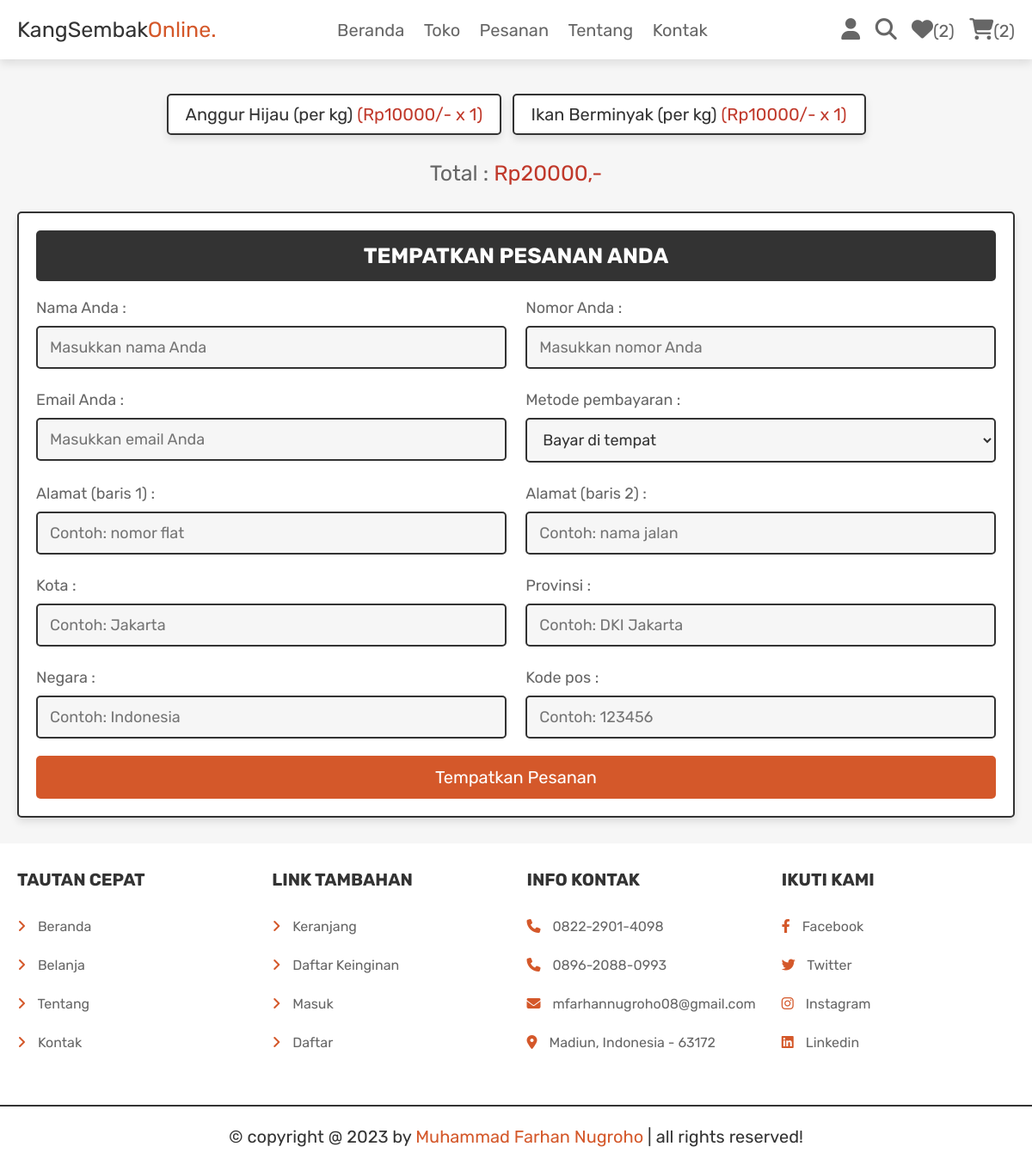
The app's page /checkout.php (signed in) with its own data.
### tables this page shows
CREATE TABLE `cart` (
  `id` int(100) NOT NULL,
  `user_id` int(100) NOT NULL,
  `pid` int(100) NOT NULL,
  `name` varchar(100) NOT NULL,
  `price` int(100) NOT NULL,
  `quantity` int(100) NOT NULL,
  `image` varchar(100) NOT NULL
);

### checkout.php (the view, shortened to what this page needs)
<?php
@include 'config.php';
$user_id = $_SESSION['user_id'];
?>
<!DOCTYPE html>
<html lang="en">
<head>
   <link rel="stylesheet" href="https://cdnjs.cloudflare.com/ajax/libs/font-awesome/6.1.1/css/all.min.css">
   <link rel="stylesheet" href="css/style.css">
</head>
<body>
<?php include 'header.php'; ?>
<section class="display-orders">
   <?php
      $cart_grand_total = 0;
      $select_cart_items = $conn->prepare("SELECT * FROM `cart` WHERE user_id = ?");
      $select_cart_items->execute([$user_id]);
      if($select_cart_items->rowCount() > 0){
         while($fetch_cart_items = $select_cart_items->fetch(PDO::FETCH_ASSOC)){
            $cart_total_price = ($fetch_cart_items['price'] * $fetch_cart_items['quantity']);
            $cart_grand_total += $cart_total_price;
   ?>
   <p> <?= $fetch_cart_items['name']; ?> <span>(<?= 'Rp'.$fetch_cart_items['price'].'/- x '. $fetch_cart_items['quantity']; ?>)</span> </p>
   <?php
    }
   }else{
      echo '<p class="empty">Keranjang Anda kosong!</p>';
   }
   ?>
   <div class="grand-total">Total : <span>Rp<?= $cart_grand_total; ?>,-</span></div>
</section>
<section class="checkout-orders">
   <form action="" method="POST">
      <h3>Tempatkan pesanan Anda</h3>
      <div class="flex">
         <div class="inputBox">
            <span>Nama Anda :</span>
            <input type="text" name="name" placeholder="Masukkan nama Anda" class="box" required>
         </div>
         <div class="inputBox">
            <span>Nomor Anda :</span>
            <input type="number" name="number" placeholder="Masukkan nomor Anda" class="box" required>
         </div>
         <div class="inputBox">
            <span>Email Anda :</span>
            <input type="email" name="email" placeholder="Masukkan email Anda" class="box" required>
         </div>
         <div class="inputBox">
            <span>Metode pembayaran :</span>
            <select name="method" class="box" required>
               <option value="bayar di tempat">Bayar di tempat</option>
            </select>
         </div>
         <div class="inputBox">
            <span>Alamat (baris 1) :</span>
            <input type="text" name="flat" placeholder="Contoh: nomor flat" class="box" required>
         </div>
         <div class="inputBox">
            <span>Alamat (baris 2) :</span>
            <input type="text" name="street" placeholder="Contoh: nama jalan" class="box" required>
         </div>
         <div class="inputBox">
            <span>Kota :</span>
            <input type="text" name="city" placeholder="Contoh: Jakarta" class="box" required>
         </div>
         <div class="inputBox">
            <span>Provinsi :</span>
            <input type="text" name="state" placeholder="Contoh: DKI Jakarta" class="box" required>
         </div>
         <div class="inputBox">
            <span>Negara :</span>
            <input type="text" name="country" placeholder="Contoh: Indonesia" class="box" required>
         </div>
         <div class="inputBox">
            <span>Kode pos :</span>
            <input type="number" min="0" name="pin_code" placeholder="Contoh: 123456" class="box" required>
         </div>
      </div>
      <input type="submit" name="order" class="btn <?= ($cart_grand_total > 1)?'':'disabled'; ?>" value="Tempatkan pesanan">
   </form>
</section>
<?php include 'footer.php'; ?>
</body>
</html>

### css/style.css (style rules this page uses)
.display-orders { text-align: center; padding-bottom: 0; }
.display-orders p { display: inline-block; padding:1rem 2rem; margin:1rem .5rem; font-size: 2rem; text-align: center; border:var(--border); background-color: var(--white); box-shadow: var(--box-shadow); border-radius: .5rem; }
.display-orders p span { color:var(--red); }
.display-orders .grand-total { margin-top: 2rem; font-size: 2.5rem; color:var(--light-color); }
.display-orders .grand-total span { color:var(--red); }
.checkout-orders form { padding:2rem; border:var(--border); background-color: var(--white); box-shadow: var(--box-shadow); border-radius: .5rem; }
.checkout-orders form h3 { border-radius: .5rem; background-color: var(--black); color:var(--white); padding:1.5rem 1rem; text-align: center; text-transform: uppercase; margin-bottom: 2rem; font-size: 2.5rem; }
.checkout-orders form .flex { display: flex; flex-wrap: wrap; gap:1.5rem; justify-content: space-between; }
.checkout-orders form .flex .inputBox { width: 49%; }
.checkout-orders form .flex .inputBox .box { width: 100%; border:var(--border); border-radius: .5rem; font-size: 1.8rem; color:var(--black); padding:1.2rem 1.4rem; margin:1rem 0; background-color: var(--light-bg); }
.checkout-orders form .flex .inputBox span { font-size: 1.8rem; color:var(--light-color); }

### css/components.css (style rules this page uses)
:root { --darkorange:#d4582a; --lightorange:#e67e22; --red:#c0392b; --black:#333; --light-color:#666; --white:#fff; --light-bg:#f6f6f6; --border:.2rem solid var(--black); --box-shadow:0 .5rem 1rem rgba(0,0,0,.1); }
* { font-family: 'Rubik', sans-serif; margin:0; padding:0; box-sizing: border-box; outline: none; border:none; text-decoration: none; color:var(--black); }
body { background-color: var(--light-bg); }
html { font-size: 62.5%; overflow-x: hidden; scroll-behavior: smooth; scroll-padding-top: 6.5rem; }
section { padding:3rem 2rem; max-width: 1200px; margin:0 auto; }
.btn, .delete-btn, .option-btn { display: block; width: 100%; margin-top: 1rem; border-radius: .5rem; color:var(--white); font-size: 2rem; padding:1.3rem 3rem; text-transform: capitalize; cursor: pointer; text-align: center; }
.btn { background-color: var(--darkorange); }

### records on screen
cart: name "Anggur Hijau (per kg)", price "10000", quantity "1"
cart: name "Ikan Berminyak (per kg)", price "10000", quantity "1"

### other values on screen
$count_wishlist_items->rowCount() "2"
$count_cart_items->rowCount() "2"
$cart_grand_total "20000"
